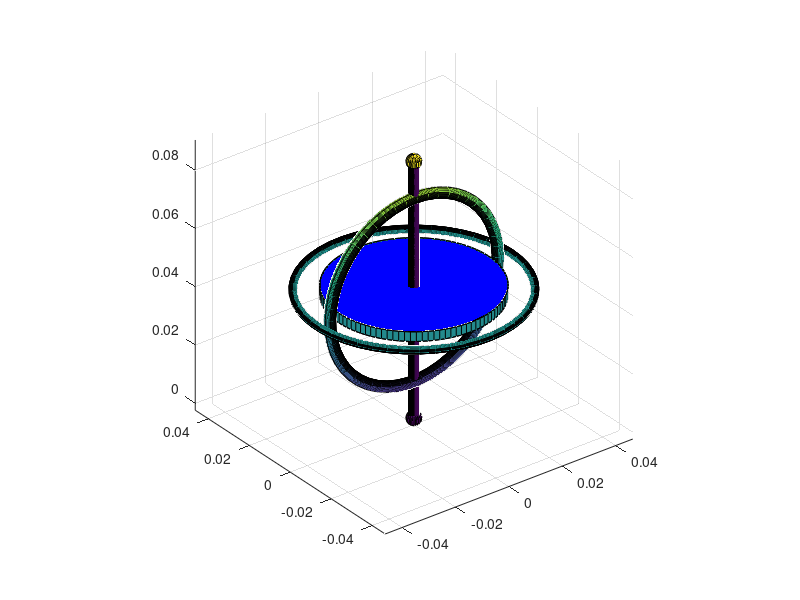

Here is the MATLAB script that generated this plot:
close all
clear all
clc

m_frame = 0.023;                                            % Mass of frame [kg] (Measured)
m_rotor = 0.045;                                            % Mass of rotor [kg] (Measured)
H_rot = 60*10^-3;
r_rot = 1.555*10^-3;
R_min_rotor = 3.305*10^-3;
R_maj_rotor = 28*10^-3;
h_rod = 88*10^-3;
R_min_H_tor = 1.155*10^-3;
R_maj_H_tor = 36*10^-3;
R_sph = 2.365*10^-3;
R_min_V_tor = 1.715*10^-3;
R_maj_V_tor = 31.5*10^-3;
L = h_rod/2; 
R_shp = 2.365*10^-3;

[theta,phi] = meshgrid(linspace(0,2*pi,50));
r_v = R_min_V_tor;
R_v = R_maj_V_tor;
z_V_tor = (R_v + r_v*cos(theta)).*cos(phi) + L;
x_V_tor = (R_v + r_v*cos(theta)).*sin(phi);
y_V_tor = r_v*sin(theta);
surf(x_V_tor,y_V_tor,z_V_tor)
%shading interp
axis equal
hold on

[theta,phi] = meshgrid(linspace(0,2*pi,50));
r_h = R_min_H_tor;
R_h = R_maj_H_tor;
x_H_tor = (R_h + r_h*cos(theta)).*cos(phi);
y_H_tor = (R_h + r_h*cos(theta)).*sin(phi);
z_H_tor = r_h*sin(theta) + L;
surf(x_H_tor,y_H_tor,z_H_tor)


[x_rod,y_rod,z_rod] = cylinder(r_rot, 100);
z_rod = z_rod * h_rod;
surf(x_rod,y_rod,z_rod)

[x_rotor,y_rotor,z_rotor] = cylinder(R_maj_rotor, 100);
z_rotor = z_rotor * R_min_rotor;
z_rotor = z_rotor - R_min_rotor/2 + L;
surf(x_rotor,y_rotor,z_rotor)
fill3(x_rotor(1,:),y_rotor(1,:),z_rotor(1,:), 'b');
fill3(x_rotor(2,:),y_rotor(2,:),z_rotor(2,:),'b');

[x_T_sph,y_T_sph,z_T_sph] = sphere;
x_T_sph = x_T_sph* R_shp;
y_T_sph = y_T_sph* R_shp;
z_T_sph = z_T_sph* R_shp;

[x_B_sph,y_B_sph,z_B_sph] = sphere;
x_B_sph = x_B_sph* R_shp;
y_B_sph = y_B_sph* R_shp;
z_B_sph = z_B_sph* R_shp;

z_T_sph = z_T_sph + h_rod;

surf(x_T_sph,y_T_sph,z_T_sph);
surf(x_B_sph,y_B_sph,z_B_sph);

